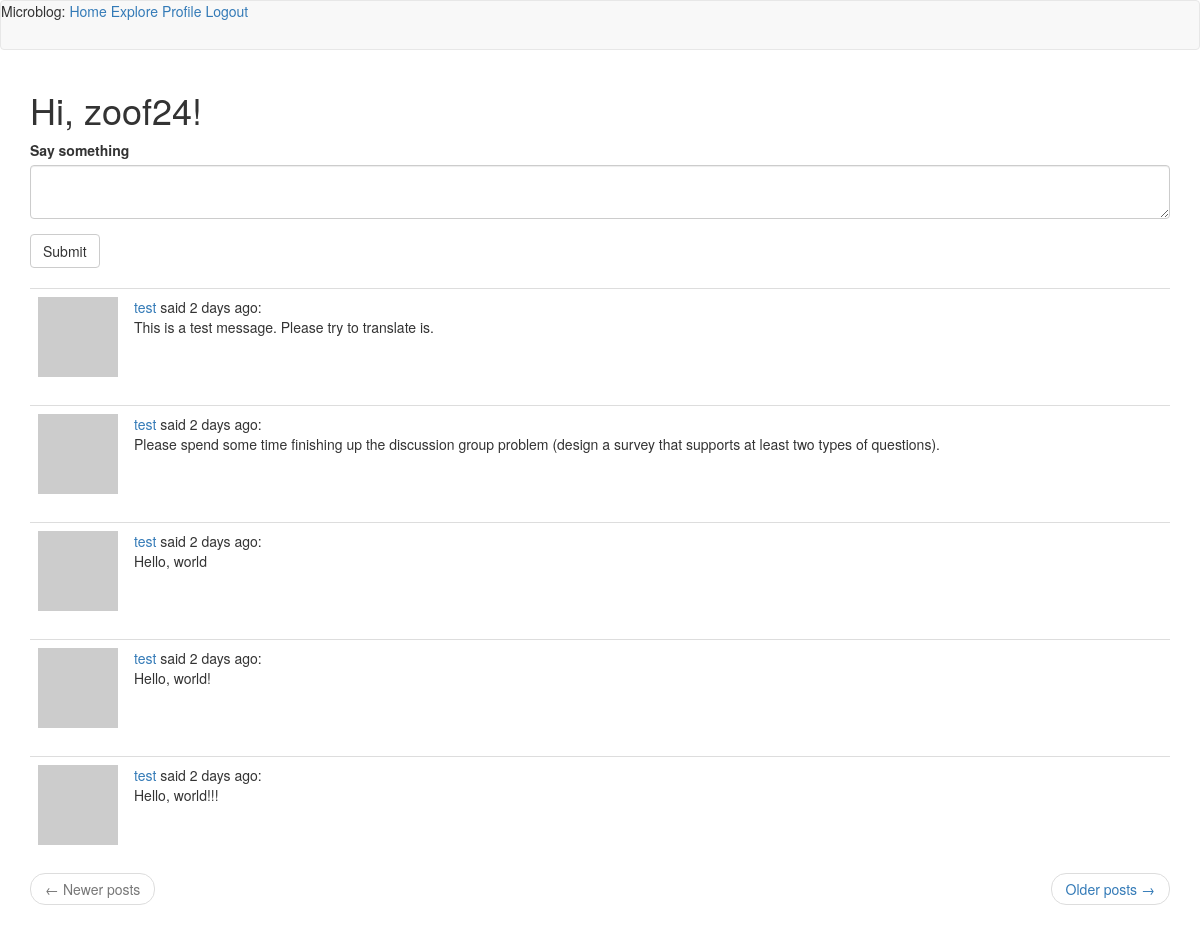
Before: /index (signed in) with the older database file.
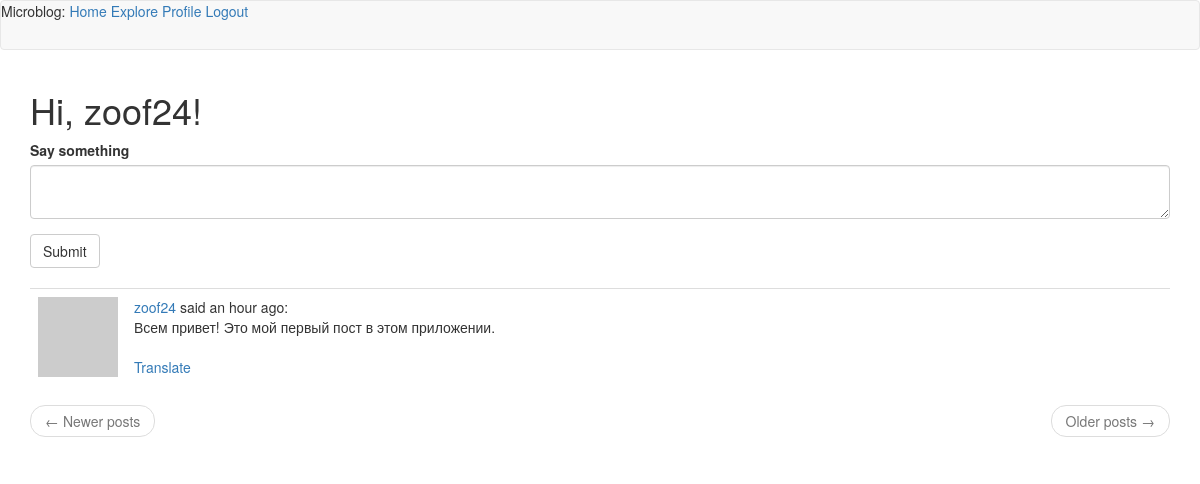
After: the same page with the newer database file.
### app/models.py (models this page shows, shortened)
class Post(db.Model):
  id = db.Column(db.Integer, primary_key=True)
  body = db.Column(db.String(140))
  timestamp = db.Column(db.DateTime, index=True, default=datetime.utcnow)
  user_id = db.Column(db.Integer, db.ForeignKey('user.id'))
  language = db.Column(db.String(5), default='')

class User(UserMixin, db.Model):
  id = db.Column(db.Integer, primary_key=True)
  username = db.Column(db.String(64), index=True, unique=True)
  email = db.Column(db.String(120), index=True, unique=True)
  password_hash = db.Column(db.String(128))
  posts = db.relationship('Post', backref='author', lazy='dynamic')
  about_me = db.Column(db.String(140))
  last_seen = db.Column(db.DateTime, default=datetime.utcnow)
  followed = db.relationship(
    'User', secondary=followers,
    primaryjoin=(followers.c.follower_id == id),
    secondaryjoin=(followers.c.followed_id == id),
    backref=db.backref('followers', lazy='dynamic'), lazy='dynamic')
  def avatar(self, size):
    digest = md5(self.email.lower().encode('utf-8')).hexdigest()
    return 'https://s.gravatar.com/avatar/{}?d=identicon&s={}'.format(digest, size)
  def followed_posts(self):
    followed = Post.query.join(
      followers, (followers.c.followed_id == Post.user_id)).filter(
        followers.c.follower_id == self.id)
    own = Post.query.filter_by(user_id = self.id)
    return followed.union(own).order_by(Post.timestamp.desc())

### app/main/routes.py (the view, shortened to what this page needs)
@bp.route('/', methods=['GET', 'POST'])
@bp.route('/index', methods=['GET', 'POST'])
@login_required
def index():
  page = request.args.get('page', 1, type=int)
  form = PostForm()
  posts = current_user.followed_posts().paginate(
    page, current_app.config['POSTS_PER_PAGE'], False)
  next_url = url_for('main.index', page=posts.next_num) \
    if posts.has_next else None
  prev_url = url_for('main.index', page=posts.prev_num) \
    if posts.has_prev else None
  return render_template("index.html", title='Home Page', form=form, posts=posts.items,
    next_url=next_url, prev_url=prev_url)

### app/main/forms.py
class PostForm(FlaskForm):
  post = TextAreaField('Say something', validators=[DataRequired()])
  submit = SubmitField('Submit')

### app/main/routes.py (called while the page is built)
@bp.before_request
def before_request():
  if current_user.is_authenticated:
    current_user.last_seen = datetime.utcnow()
    db.session.commit()
  g.locale = str(get_locale())

### app/models.py (called while the page is built)
@login.user_loader
def load_user(id):
    return User.query.get(int(id))

### app/templates/index.html
{% extends "base.html" %}
{% import 'bootstrap/wtf.html' as wtf %}
{% block app_content %}
  <h1>Hi, {{ current_user.username }}!</h1>
  {% if form %}
    <div class="row">
      <div class="col-md-12">
        {{ wtf.quick_form(form) }}
      </div>
    </div>
  {% endif %}
  <br />
  {% for post in posts %}
    {% include 'post/_post.html' %}
  {% endfor %}
  <nav aria-label="...">
    <ul class="pager">
      <li class="previous{% if not prev_url %} disabled{% endif %}">
        <a href="{{ prev_url or '#' }}">
          <span aria-hidden="true">&larr;</span> Newer posts
        </a>
      </li>
      <li class="next{% if not next_url %} disabled{% endif %}">
        <a href="{{ next_url or '#' }}">
          Older posts <span aria-hidden="true">&rarr;</span>
        </a>
      </li>
    </ul>
  </nav>
{% endblock %}

### app/templates/post/_post.html
<table class="table table-hover">
  <tr>
    <td width="70px">
      <a href="{{ url_for('user.user', username=post.author.username) }}">
        <img src="{{ post.author.avatar(70) }}" />
      </a>
    </td>
    <td>
      <a href="{{ url_for('user.user', username=post.author.username) }}">
        {{ post.author.username }}
      </a>
      said {{ moment(post.timestamp).fromNow() }}:
      <br>
      <span id="post{{ post.id }}">{{ post.body }}</span>
      {% if post.language and post.language != g.locale %}
      <br><br>
      <span id="translation{{ post.id }}">
        <a href="javascript:translate(post{{ post.id }}, translation{{ post.id }}, '{{ post.language }}', '{{ g.locale }}');">
          Translate
        </a>
      </span>
    {% endif %}
    </td>
  </tr>
</table>

Changed rows visible on the page:
removed Post: author.username "test", timestamp "2 days ago", body "This is a test message. Please try to translate is."
removed Post: author.username "test", timestamp "2 days ago", body "Please spend some time finishing up the discussion group problem (design a survey that supports at least two types of questions)."
removed Post: author.username "test", timestamp "2 days ago", body "Hello, world"
removed Post: author.username "test", timestamp "2 days ago", body "Hello, world!"
removed Post: author.username "test", timestamp "2 days ago", body "Hello, world!!!"
now on this page (row edited): Post: author.username "zoof24", timestamp "an hour ago", body "Всем привет! Это мой первый пост в этом приложении."
